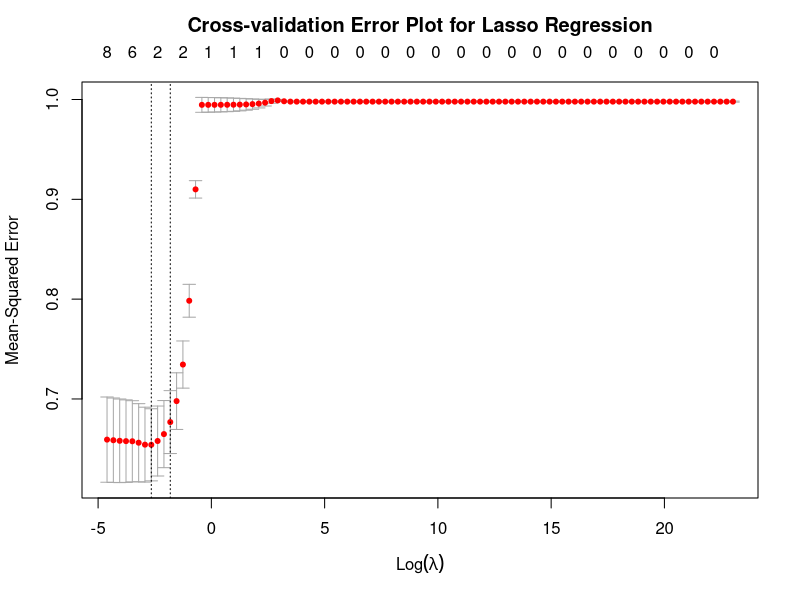

Write the R code that produced this figure.
# Load Libraries
library("pls")
library("glmnet")
set.seed(42)

# Read in Data Sets
train_set = read.csv(file='../../data/train-set.csv')
test_set = read.csv(file='../../data/test-set.csv')
full_set = read.csv(file = '../../data/scaled-credit.csv')

# Apply Lasso Regression Models
train_x = as.matrix(train_set[-12])
train_y = as.matrix(train_set[12])
grid = 10^seq(10, -2, length = 100)
lasso_model_list = cv.glmnet(train_x, train_y, lambda=grid, intercept=FALSE, standardize=FALSE, alpha=1)

# select the best model
min_grid = lasso_model_list$lambda.min
lasso_best_model = glmnet(train_x, train_y, lambda=min_grid, intercept=FALSE, standardize=FALSE, alpha=1)

# plot cross-validation errors
png("../../images/lasso-cross-validation-errors.png")
plot(lasso_model_list)
title("Cross-validation Error Plot for Lasso Regression",line=2.5)
dev.off()

# compute test MSE using best model
test_x = as.matrix(test_set[-12])
test_y = test_set[12]
predict_y = predict(object=lasso_best_model, newx=test_x)
lasso_mse = mean((predict_y-test_y)**2)

# refit on full dataset
full_x = as.matrix(full_set[-12])
full_y = as.matrix(full_set[12])
lasso_full_model = glmnet(full_x, full_y, lambda=min_grid, intercept=FALSE, standardize=FALSE, alpha=1)

# save list of models, test MSE and final coefficient estimates
save(lasso_model_list, lasso_mse, lasso_full_model, file="../../data/lasso-data.RData")
